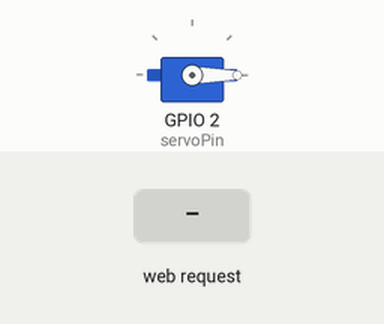
Recording of a sketch running on a simulated ESP8266 (NodeMCU). On the bench: servo. The inputs (shaded band) are chosen by the test bench. WiFi joins after 1.5 s; servers stay silent unless stated; what the sketch prints to the serial monitor is not drawn.

Above: at 3.2 s.
3.3 s: HTTP request GET /setPos?value=120 received
At 3.7 s:
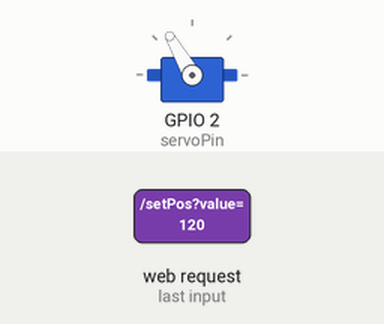
4.8 s: HTTP request GET /setPos?value=0 received
At 6.0 s:
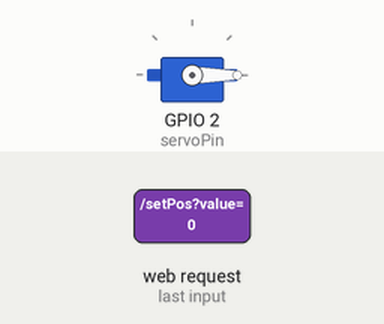
Timing chart, 0 to 7.8 s (numbered marks = the images above; inputs shaded):
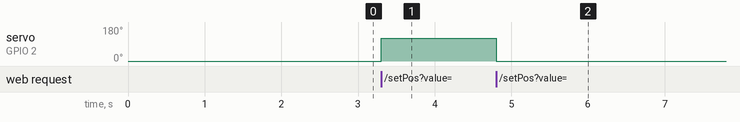

The sketch:

esp8266-01-ConnectToWiFi-Servo.ino
```cpp
#include <ESP8266WiFi.h>
#include <ESP8266WebServer.h>
#include <Servo.h>

// Nastavenie Wi-Fi pripojenia
const char* ssid = "Your-WiFi-SSID-HERE";                 // Názov existujúcej Wi-Fi siete
const char* password = "Your-WiFi-Password-HERE"; // Heslo do Wi-Fi siete

// Vytvorenie servera na porte 80
ESP8266WebServer server(80);

// Pin pre servo motor
const int servoPin = 2;
Servo myServo;

const int minPulseWidth = 500;    // Minimálny pulz v mikrosekundách (nastavte podľa možností vášho serva)
const int maxPulseWidth = 2400;   // Maximálny pulz v mikrosekundách (nastavte podľa možností vášho serva)

int servoPos = 0; // Počiatočná pozícia servo motora (v stupňoch 0 - 180)

void setup() {
  Serial.begin(115200);

  myServo.attach(servoPin, minPulseWidth, maxPulseWidth);
  myServo.write(servoPos); // Nastavenie serva na počiatočnú pozíciu 0 stupňov

  WiFi.begin(ssid, password);
  Serial.println("Connecting to WiFi...");

  // Čakanie na pripojenie a logovanie IP adresy
  while (WiFi.status() != WL_CONNECTED) {
    delay(1000);
    Serial.print(".");
  }

  Serial.println("");
  Serial.println("WiFi connected");

  // Testovanie bez statickej IP adresy, DHCP pridelí IP
  Serial.print("ESP8266 IP Address: ");
  Serial.println(WiFi.localIP());

  // Nastavenie webových handlerov
  server.on("/", handleRoot);
  server.on("/setPos", handleSetPos);
  server.on("/status", handleStatus);

  server.begin();
  Serial.println("HTTP server started");
}

void loop() {
  server.handleClient();
}

void handleRoot() {
  String html = "<!DOCTYPE html><html lang='en'><head><meta name='viewport' content='width=device-width, initial-scale=1.0'>";
  html += "<style>input[type=range] {width: 100%; margin: 20px 0;} ";
  html += "body {text-align: center; font-family: Arial, sans-serif;}</style></head><body>";
  html += "<h1>Donkov Ovladac Serva</h1>";
  html += "<p>Moja aktualna pozicia: <span id='position'>" + String(servoPos) + "</span> stupnov</p>";
  html += "<input type='range' min='0' max='180' value='" + String(servoPos) + "' class='slider' id='servoSlider'>";
  html += "<script>var slider = document.getElementById('servoSlider');";
  html += "slider.oninput = function() { fetch('/setPos?value=' + this.value); };";
  html += "setInterval(function() { fetch('/status').then(response => response.text()).then(data => {";
  html += "document.getElementById('position').innerText = data; slider.value = data; }); }, 1000);</script>";

  html += "<h2>Checkout GUIDE Link here</h2>";
  html += "<h3>https://github.com/Fattcat/esp8266-01-ServoTests</h3>";
  html += "<h3>Thank You For using this code :D</h3>";

  html += "</body></html>";
  server.send(200, "text/html", html);
}

void handleSetPos() {
  if (server.hasArg("value")) {
    servoPos = server.arg("value").toInt();
    if (servoPos >= 0 && servoPos <= 180) {
      myServo.write(servoPos);
    }
  }
  server.send(204); // Žiadna odpoveď (No Content)
}

void handleStatus() {
  server.send(200, "text/plain", String(servoPos));
}
```

Measured:
- after the input at 3.3 s, servo on GPIO 2 (servoPin): 0° → 120° at once
- after the input at 4.8 s, servo on GPIO 2 (servoPin): 120° → 0° at once
